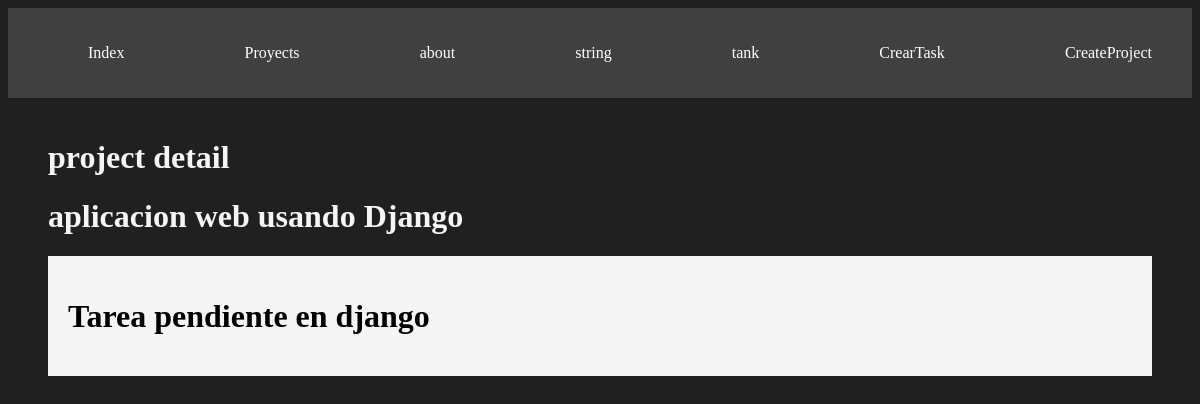
Page /project/2 on the earlier database version.
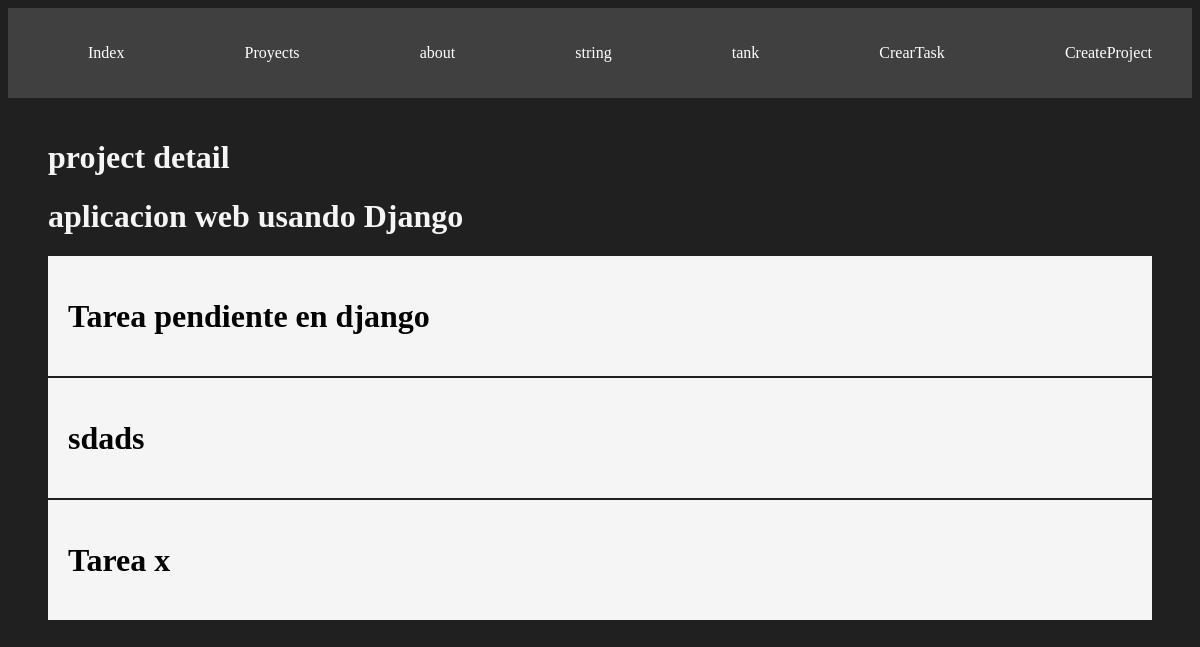
Same page on the later database version.
### myapp/models.py (models this page shows, shortened)
class Tank(models.Model):
    title = models.TextField()
    description = models.CharField(max_length=200)
    project = models.ForeignKey(Project,on_delete=models.CASCADE)
    done = models.BooleanField(default=False)

### myapp/views.py (the view)
# urls.py: path('project/<int:id>', views.project_detail, name="project_detail"),
def project_detail(request,id):
    project = get_object_or_404(Project,id=id)
    tasks = Tank.objects.filter(project_id = id)
    print(project)
    return render(request, 'project/detail.html',{
        'project': project,
        'tasks': tasks
    })

### myapp/models.py (called while the page is built)
    def __str__(self):
        return self.name

### myapp/template/project/detail.html
{%  extends 'layouts/base.html' %}
{% block content %}
    <h1>project detail</h1>
    <h1> {{project}} </h1>
    {% for task in tasks  %}
        <div class="card">
            <h1> {{task.title}} </h1>
        </div>
    {% endfor %}
{% endblock %}

Differences in the rows shown:
added Tank: title "sdads"
added Tank: title "Tarea x"
